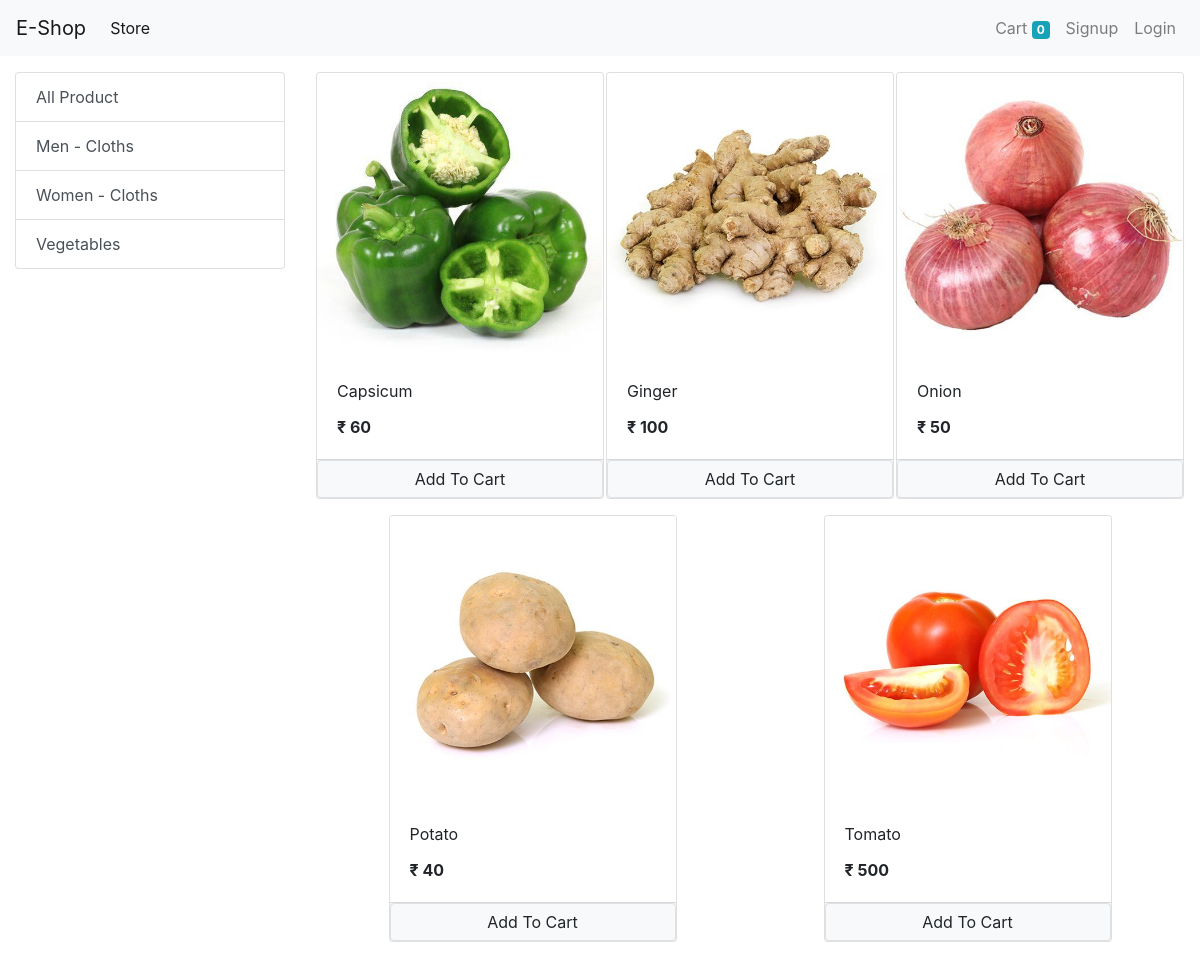
Screenshot of /?category=3 with the database file from the repository.
### store/models/category.py (models this page shows, shortened)
class Category(models.Model):
    name=models.CharField(max_length=20)
    @staticmethod
    def get_all_categories():
        return Category.objects.all()

### store/models/product.py (models this page shows, shortened)
class Product(models.Model):
    name=models.CharField(max_length=50)
    price=models.IntegerField(default=0)
    category=models.ForeignKey(Category,on_delete=models.CASCADE)
    descriptions=models.CharField(max_length=200)
    image=models.ImageField(upload_to='upload/product')
    @staticmethod
    def get_all_products_by_categoryid(category_id):
        if category_id:
            return Product.objects.filter(category=category_id)
        else:
            return Product.get_all_products()

### store/views/home.py (the view, shortened to what this page needs)
# urls.py: path('',Index.as_view(),name='homepage'),
class Index(View):
    def get(self,request):
        products=None
        categories=Category.get_all_categories()
        categoryID=request.GET.get('category')
        if categoryID:
            products=Product.get_all_products_by_categoryid(categoryID)
        else:
            products=Product.get_all_products()
        data={}
        data['products']=products
        data['categories']=categories
        print('Your are :',request.session.get('email'))
        return render(request,'index.html',data)

### store/templatetags/custom_filter.py (called while the page is built)
@register.filter(name='currency')
def currency(number):
    return "₹ "+str(number)

### eshop/store/templates/index.html (shortened to what this page needs)
{% extends "base.html" %}
{% block content %}
{% load cart %}
{% load custom_filter %}
<div class="container-fluid mt-3">
    <div class="row">
<div class="col-lg-3 mx-auto">
<div class="list-group">
    <a href="/" class="list-group-item list-group-item-action ">All Product</a>
    {% for category in categories %}
    <a href="/?category={{category.id}}"
          class="list-group-item list-group-item-action ">{{category.name}}</a>
    {% endfor %}
</div>
</div>
<div id="products" class="col-lg-9 mx-auto">
            <div class="row mx-auto ">
                {% for product in products %}
                <div class="card mx-auto mb-3" id="{{product.id}}" style="width: 18rem;">
                    <img class="card-img-top" src="{{product.image.url}}" alt="Card image cap">
                    <div class="card-body">
                        <p class="card-title">{{product.name}}</p>
                        <p class="card-text"><b>{{product.price|currency}}</b></p>
                    </div>
                    <div class="card-footer p-0 ">
                        {% if product|is_in_cart:request.session.cart %}
                        <div class="row no-gutters">
                            <form action="/#{{product.id}}" class="col-2" method="post">
                                {% csrf_token %}
                                <input hidden type="text" name="product" value="{{product.id}}">
                                <input hidden type="text" name="remove" value="True">
                                <input type="submit" value="-" class="btn btn-block btn-secondary">
                            </form>
                            <div class="text-center col">{{product|cart_quantity:request.session.cart}} in Cart</div>
                            <form action="/#{{product.id}}" class="col-2" method="post">
                                {% csrf_token %}
                                <input hidden type="text" name="product" value="{{product.id}}">
                                <input type="submit" value="+" class="btn btn-block btn-secondary">
                            </form>
                        </div>
                        {% else %}
                        <form action="/#{{product.id}}" method="POST" class="btn-block">
                            <input type="submit" class="float-right btn btn-light border form-control" value='Add To Cart'>
                        </form>
                        {% endif %}
                    </div>
                </div>
                {% endfor %}
            </div>
        </div>
    </div>
</div>
{% endblock %}

### rows the page displays
Category: name "Men - Cloths"
Category: name "Women - Cloths"
Category: name "Vegetables"
Product: image (picture), name "Capsicum", price "₹ 60"
Product: image (picture), name "Ginger", price "₹ 100"
Product: image (picture), name "Onion", price "₹ 50"
Product: image (picture), name "Potato", price "₹ 40"
Product: image (picture), name "Tomato", price "₹ 500"

### other values shown
{{ request.session.cart.keys|length }} "0"
